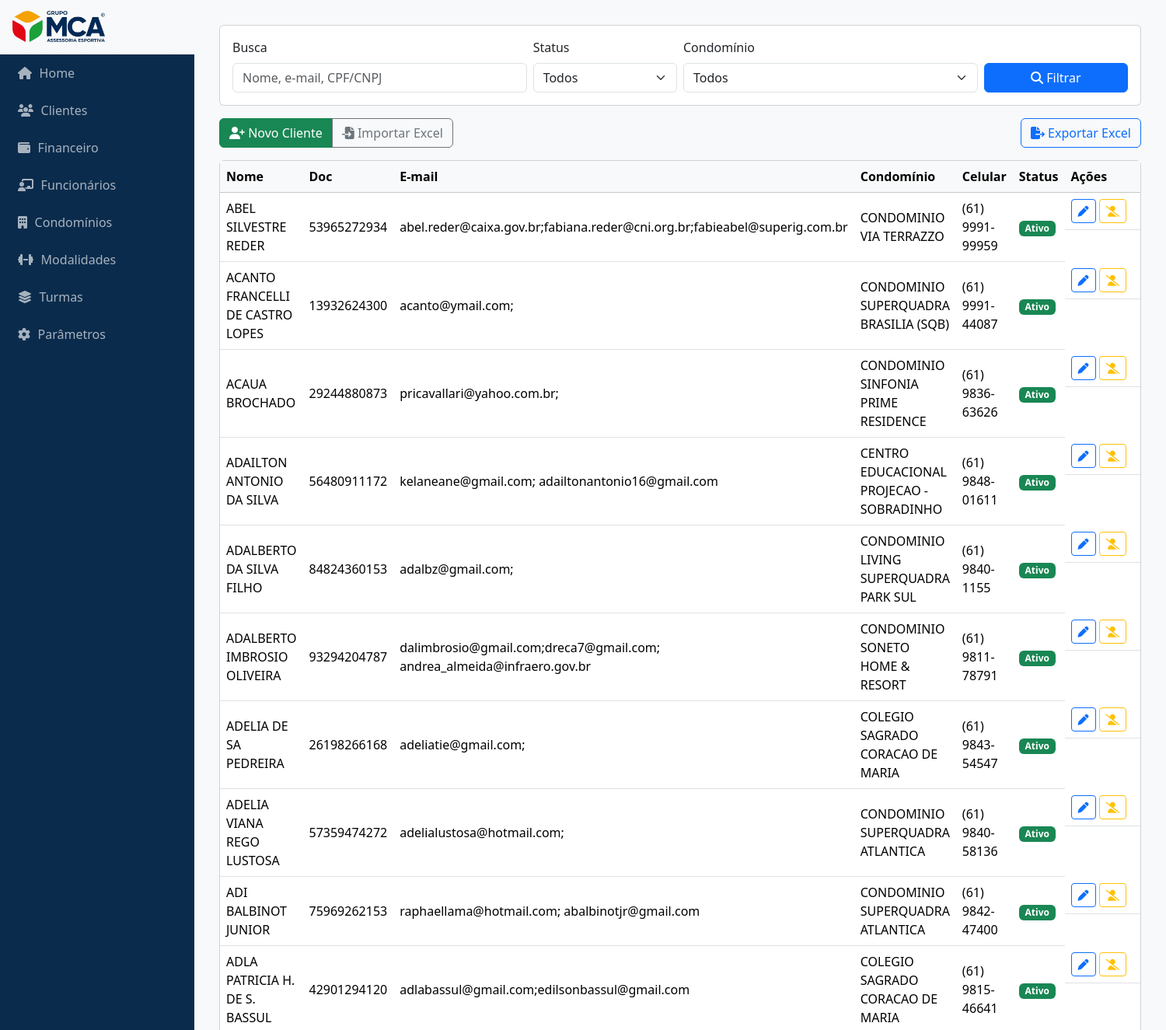
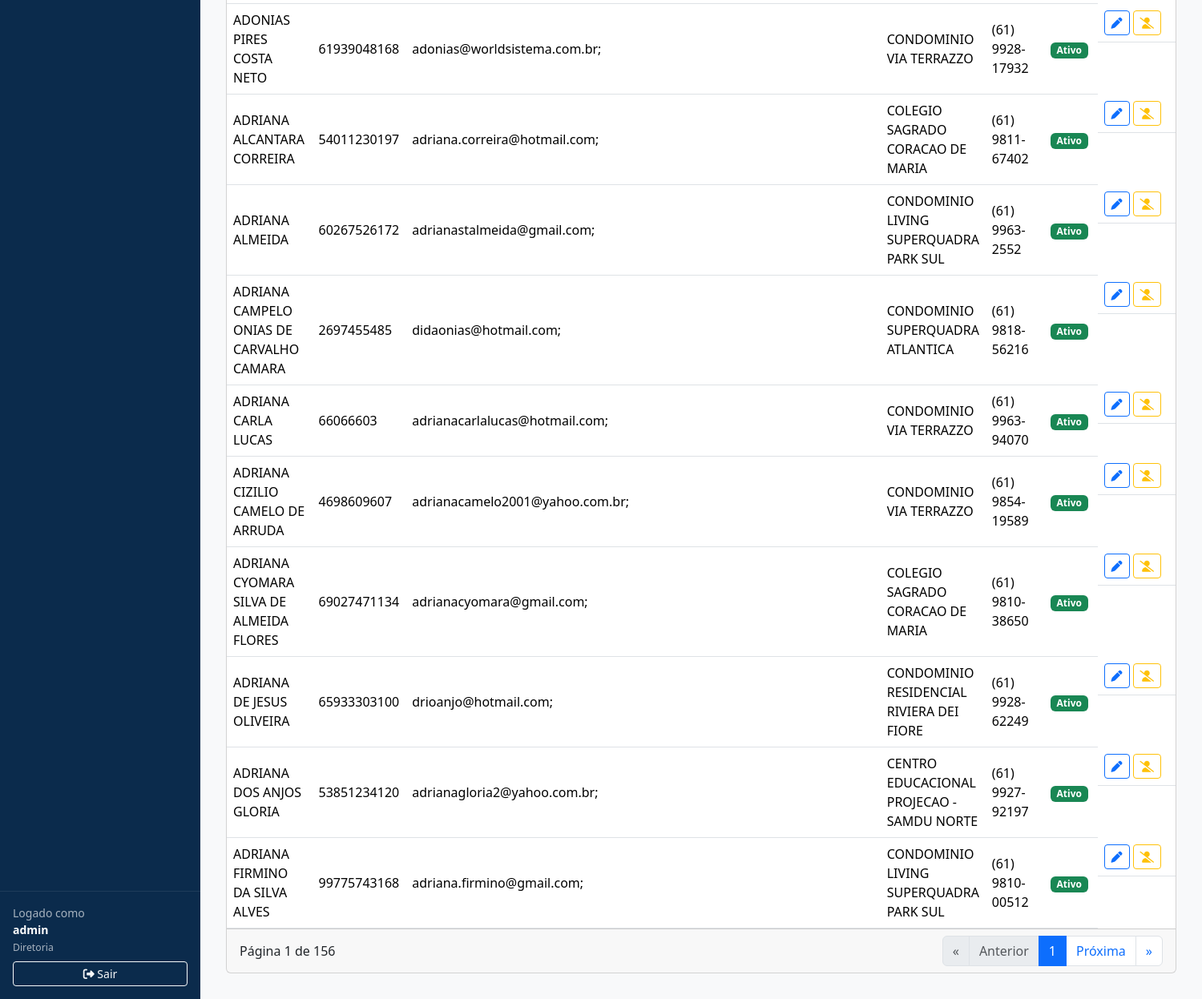
The app's page /clientes/ (signed in) with its own data (2 pictures, top to bottom).
### funcionarios/models.py (models this page shows, shortened)
class Funcionario(models.Model):
    user = models.OneToOneField(
        User, on_delete=models.CASCADE, related_name="funcionario",
        null=True, blank=True
    )
    cpf_cnpj = models.CharField("CPF/CNPJ", max_length=14, unique=True, validators=[DOC_VALIDATOR])
    nome = models.CharField("Nome", max_length=255)
    email = models.EmailField("E-mail", blank=True, validators=[EmailValidator()])
    telefone = models.CharField("Telefone", max_length=30, blank=True)
    rg = models.CharField("RG", max_length=20, blank=True)
    registro_cref = models.CharField("Registro CREF", max_length=30, blank=True)
    tam_uniforme = models.CharField("Tamanho do Uniforme", max_length=10, blank=True)
    data_nascimento = models.DateField("Data de Nascimento", null=True, blank=True)
    data_admissao = models.DateField("Data de Admissão", null=True, blank=True)
    class Cargo(models.TextChoices):
        ADMINISTRATIVO = "ADMIN", "Administrativo"
        FINANCEIRO = "FIN", "Financeiro"
        RH = "RH", "Recursos Humanos"
        PROFESSOR = "PROF", "Professor"    # ✅ alterado
        DIRETOR = "DIR", "Diretoria"
        OUTRO = "OUTRO", "Outro"
    cargo = models.CharField(
        "Cargo",
        max_length=20,
        choices=Cargo.choices,
        default=Cargo.OUTRO,
        db_index=True
    )
    class RegimeTrabalhista(models.TextChoices):
        CLT_HORISTA = "CLT_HORISTA", "CLT Horista"   # ✅ alterado
        CLT_NORMAL = "CLT_NORMAL", "CLT Normal"     # ✅ alterado
        ESTAGIARIO = "ESTAGIARIO", "Estagiário"
        PJ = "PJ", "Pessoa Jurídica"
        OUTRO = "OUTRO", "Outro"
    regime_trabalhista = models.CharField(
        "Regime Trabalhista",
        max_length=20,
        choices=RegimeTrabalhista.choices,
        default=RegimeTrabalhista.OUTRO,
        db_index=True,
    )
    ativo = models.BooleanField(default=True)
    created_at = models.DateTimeField("Criado em", auto_now_add=True)
    updated_at = models.DateTimeField("Atualizado em", auto_now=True)
    class Meta:
        ordering = ["nome", "id"]
        indexes = [
            models.Index(fields=["nome"]),
            models.Index(fields=["ativo"]),
            models.Index(fields=["cargo"]),
        ]
        verbose_name = "Funcionário"
        verbose_name_plural = "Funcionários"

### clientes/models.py (models this page shows, shortened)
class Cliente(models.Model):
    cpf_cnpj = models.CharField(max_length=18, unique=True)  # armazene formatado ou só dígitos; normalize nos services
    nome_razao = models.CharField(max_length=255)
    data_nascimento = models.DateField(null=True, blank=True)
    telefone_emergencial = models.CharField(max_length=20, blank=True)
    telefone_celular = models.CharField(max_length=20, blank=True)
    cep = models.CharField(max_length=10, blank=True)
    numero_id = models.CharField(max_length=20, blank=True)
    logradouro = models.CharField(max_length=255, blank=True)
    bairro = models.CharField(max_length=100, blank=True)
    complemento = models.CharField(max_length=100, blank=True,null=True)
    municipio = models.CharField(max_length=100, blank=True)
    estado = models.CharField(max_length=2, choices=UF_CHOICES, blank=True)
    email = models.EmailField(blank=True)
    ativo = models.BooleanField(default=True)
    created_at = models.DateTimeField(auto_now_add=True)
    updated_at = models.DateTimeField(auto_now=True)
    ativo = models.BooleanField(default=False)  # garantir default False no modelo
    aceite_token = models.CharField(max_length=64, null=True, blank=True, unique=True)
    aceite_expires_at = models.DateTimeField(null=True, blank=True)
    aceite_confirmado_em = models.DateTimeField(null=True, blank=True)
    condominio = models.ForeignKey('condominios.Condominio', on_delete=models.CASCADE, related_name='clientes', null=False,blank=False)
    class Meta:
        ordering = ["nome_razao", "id"]
        indexes = [
            models.Index(fields=["nome_razao"]),
            models.Index(fields=["cpf_cnpj"]),
            models.Index(fields=["email"]),
        ]

### condominios/models.py (models this page shows)
class Condominio(models.Model):
    cnpj = models.CharField("CNPJ", max_length=14, unique=True, validators=[CNPJ_VALIDATOR])
    nome = models.CharField("Nome Completo", max_length=255)
    email = models.EmailField("E-mail", blank=True, validators=[EmailValidator()])
    cep = models.CharField("CEP", max_length=9, blank=True)
    numero = models.CharField("Número", max_length=20, blank=True)
    logradouro = models.CharField("Logradouro", max_length=255, blank=True)
    bairro = models.CharField("Bairro", max_length=255, blank=True)
    complemento = models.CharField("Complemento", max_length=255, blank=True)
    municipio = models.CharField("Município", max_length=255, blank=True)
    estado = models.CharField("Estado (UF)", max_length=2, choices=UF_CHOICES, blank=True)
    ativo = models.BooleanField(default=True)
    created_at = models.DateTimeField("Criado em", auto_now_add=True)
    updated_at = models.DateTimeField("Atualizado em", auto_now=True)
    class Meta:
        ordering = ["nome"]
        indexes = [
            models.Index(fields=["municipio", "estado"]),
            models.Index(fields=["ativo"]),
        ]
        verbose_name = "Condomínio"
        verbose_name_plural = "Condomínios"
    def __str__(self):
        local = f"{self.municipio}/{self.estado}" if self.municipio or self.estado else "-"
        return f"{self.nome} ({local})"

### clientes/views.py (the view)
# urls.py: path("clientes/", views.list_clientes, name="list"),
@login_required
@user_passes_test(is_diretor,login_url="/turmas/")
def list_clientes(request: HttpRequest):
    f = ClienteFiltroForm(request.GET or None)
    cd = f.cleaned_data if f.is_valid() else {}
    qs = cs.buscar_clientes(
        q=cd.get("q", ""),
        ativos=(None if (cd.get("ativos") in (None, "")) else (cd.get("ativos") == "1")),
        condominio=cd.get("condominio")
    )
    page_str = request.GET.get("page", "1")
    try:
        page = max(1, int(page_str))
    except Exception:
        page = 1
    page_obj = cs.paginar(qs, page=page, per_page=20)
    qd = request.GET.copy(); qd.pop("page", None)
    base_qs = qd.urlencode()
    suffix = f"&{base_qs}" if base_qs else ""
    return render(request, "clientes/list.html", {
        "filtro_form": f,
        "page_obj": page_obj,
        "suffix": suffix,
        "base_qs": base_qs,
        "cliente_form": ClienteForm(),
        "uf_list": UF_LIST
    })

### templates/clientes/list.html (shortened to what this page needs)
{% extends "base.html" %}
{% block content %}
<form method="get" class="card card-body mb-3">
  <div class="row g-2 align-items-end">
    <div class="col-md-4">
      <label class="form-label">Busca</label>
      <input type="text" name="q" value="{{ filtro_form.data.q }}" class="form-control" placeholder="Nome, e-mail, CPF/CNPJ">
    </div>
    <div class="col-md-2">
      <label class="form-label">Status</label>
      <select name="ativos" class="form-select">
        <option value="" {% if not filtro_form.data.ativos %}selected{% endif %}>Todos</option>
      </select>
    </div>
    <div class="col-md-4">
      <label class="form-label">Condomínio</label>
      <select name="condominio" class="form-select">
        <option value="">Todos</option>
      </select>
    </div>
    <div class="col-md-2 d-grid">
      <button class="btn btn-primary"><i class="fa-solid fa-magnifying-glass"></i> Filtrar</button>
    </div>
  </div>
</form>
<div class="d-flex justify-content-between align-items-center mb-3">
  <div class="btn-group">
    <button class="btn btn-success" data-bs-toggle="modal" data-bs-target="#clienteModal" data-mode="create">
      <i class="fa-solid fa-user-plus"></i> Novo Cliente
    </button>
    <button class="btn btn-outline-secondary" data-bs-toggle="modal" data-bs-target="#importModal">
      <i class="fa-solid fa-file-import"></i> Importar Excel
    </button>
  </div>
  <a class="btn btn-outline-primary" href="{% url 'clientes:exportar' %}?{{ request.GET.urlencode }}">
    <i class="fa-solid fa-file-export"></i> Exportar Excel
  </a>
</div>
<div class="card">
  <div class="table-responsive">
    <table class="table table-hover align-middle mb-0">
      <thead class="table-light">
        <tr>
          <th>Nome</th>
          <th>Doc</th>
          <th>E-mail</th>
          <th>Condomínio</th>
          <th>Celular</th>
          <th>Status</th>
          <th style="width: 180px;">Ações</th>
        </tr>
      </thead>
      <tbody>
        {% for c in page_obj.object_list %}
        <tr>
          <td>{{ c.nome_razao }}</td>
          <td>{{ c.cpf_cnpj }}</td>
          <td>{{ c.email }}</td>
          <td>{{ c.condominio.nome }}</td>
          <td>{{ c.telefone_celular }}</td>
          <td>
            {% if c.ativo %}
              <span class="badge text-bg-success">Ativo</span>
            {% elif c.aceite_token %}
              <span class="badge text-bg-secondary">Aguardando</span>
            {% else %}
              <span class="badge text-bg-danger">Inativo</span>
            {% endif %}
          </td>
          <td class="d-flex gap-1">
            <button class="btn btn-sm btn-outline-primary"
                    data-bs-toggle="modal" data-bs-target="#clienteModal" data-mode="edit"
                    data-id="{{ c.id }}"
                    data-cpf_cnpj="{{ c.cpf_cnpj }}"
                    data-nome_razao="{{ c.nome_razao|escape }}"
                    data-data_nascimento="{{ c.data_nascimento|date:'Y-m-d' }}"
                    data-telefone_emergencial="{{ c.telefone_emergencial|escape }}"
                    data-telefone_celular="{{ c.telefone_celular|escape }}"
                    data-cep="{{ c.cep|escape }}"
                    data-numero_id="{{ c.numero_id|escape }}"
                    data-logradouro="{{ c.logradouro|escape }}"
                    data-bairro="{{ c.bairro|escape }}"
                    data-complemento="{{ c.complemento|escape }}"
                    data-municipio="{{ c.municipio|escape }}"
                    data-estado="{{ c.estado }}"
                    data-email="{{ c.email|escape }}"
                    data-condominio="{{ c.condominio_id }}"
                    data-ativo="{{ c.ativo|yesno:'1,0' }}">
              <i class="fa-solid fa-pen"></i>
            </button>
            {% if not c.aceite_token %}
              <form method="post" action="{% url 'clientes:ativar' c.id %}">
                <button class="btn btn-sm {% if c.ativo %}btn-outline-warning{% else %}btn-outline-success{% endif %}">
                  {% if c.ativo %}
                    <i class="fa-solid fa-user-slash"></i>
                  {% else %}
                    <i class="fa-solid fa-user-check"></i>
                  {% endif %}
                </button>
              </form>
            {% else %}
              <button class="btn btn-sm btn-outline-secondary" title="Aguardando confirmação" disabled>
                <i class="fa-regular fa-hourglass-half"></i>
              </button>
            {% endif %}
          </td>
        </tr>
        {% empty %}
        <tr><td colspan="7" class="text-center py-4">Nenhum cliente encontrado.</td></tr>
        {% endfor %}
      </tbody>
    </table>
  </div>
  <div class="card-footer d-flex justify-content-between align-items-center">
    <div>Página {{ page_obj.number }} de {{ page_obj.paginator.num_pages }}</div>
    <nav>
      <ul class="pagination mb-0">
        <li class="page-item {% if not page_obj.has_previous %}disabled{% endif %}">
          {% if page_obj.has_previous %}<a class="page-link" href="?page=1{{ suffix }}">&laquo;</a>{% else %}<span class="page-link">&laquo;</span>{% endif %}
        </li>
        <li class="page-item {% if not page_obj.has_previous %}disabled{% endif %}">
          {% if page_obj.has_previous %}<a class="page-link" href="?page={{ page_obj.previous_page_number }}{{ suffix }}">Anterior</a>{% else %}<span class="page-link">Anterior</span>{% endif %}
        </li>
        <li class="page-item active"><span class="page-link">{{ page_obj.number }}</span></li>
        <li class="page-item {% if not page_obj.has_next %}disabled{% endif %}">
          {% if page_obj.has_next %}<a class="page-link" href="?page={{ page_obj.next_page_number }}{{ suffix }}">Próxima</a>{% else %}<span class="page-link">Próxima</span>{% endif %}
        </li>
        <li class="page-item {% if not page_obj.has_next %}disabled{% endif %}">
          {% if page_obj.has_next %}<a class="page-link" href="?page={{ page_obj.paginator.num_pages }}{{ suffix }}">&raquo;</a>{% else %}<span class="page-link">&raquo;</span>{% endif %}
        </li>
      </ul>
    </nav>
  </div>
</div>
{% endblock %}

### templates/base.html (shortened to what this page needs)
{% load static %}
<!DOCTYPE html>
<html lang="pt-br">
<head>
  <link rel="stylesheet" href="https://cdn.jsdelivr.net/npm/bootstrap@5.3.3/dist/css/bootstrap.min.css">
  <link rel="stylesheet" href="https://cdnjs.cloudflare.com/ajax/libs/font-awesome/6.5.0/css/all.min.css">
</head>
<body>
  <aside class="sidebar">
    <a href="{% url 'home' %}" class="brand logoplace">
      <img src="{% static 'img/logo.png' %}" alt="Logo" class="logo" onerror="this.style.display='none';">
    </a>
    {% if request.user.is_authenticated %}
      {% with funcionario=request.user.funcionario %}
        {% if funcionario.cargo == "ADMIN" or funcionario.cargo == "DIR" %}
          <a href="{% url 'home' %}" class="navlink"><i class="fa-solid fa-house"></i> Home</a>
          <a href="{% url 'clientes:list' %}" class="navlink"><i class="fa-solid fa-users"></i> Clientes</a>
          <a href="{% url 'financeiro:list' %}" class="navlink"><i class="fa-solid fa-wallet"></i> Financeiro</a>
          <a href="{% url 'funcionarios:list' %}" class="navlink"><i class="fa-solid fa-chalkboard-user"></i> Funcionários</a>
          <a href="{% url 'condominios:list' %}" class="navlink"><i class="fa-solid fa-building"></i> Condomínios</a>
          <a href="{% url 'modalidades:list' %}" class="navlink"><i class="fa-solid fa-dumbbell"></i> Modalidades</a>
          <a href="{% url 'turmas:list' %}" class="navlink"><i class="fa-solid fa-layer-group"></i> Turmas</a>
          <a href="{% url 'parametros:listar_contratos' %}" class="navlink"><i class="fa-solid fa-cog"></i> Parâmetros</a>
        {% elif funcionario.cargo == "PROF" %}
          <a href="{% url 'turmas:list' %}" class="navlink"><i class="fa-solid fa-layer-group"></i> Minhas Turmas</a>
        {% elif funcionario.cargo == "FIN" %}
          <a href="{% url 'home' %}" class="navlink"><i class="fa-solid fa-house"></i> Home</a>
          <a href="{% url 'financeiro:list' %}" class="navlink"><i class="fa-solid fa-wallet"></i> Financeiro</a>
        {% elif funcionario.cargo == "RH" %}
          <a href="{% url 'home' %}" class="navlink"><i class="fa-solid fa-house"></i> Home</a>
          <a href="{% url 'funcionarios:list' %}" class="navlink"><i class="fa-solid fa-chalkboard-user"></i> Funcionários</a>
        {% else %}
          <a href="{% url 'home' %}" class="navlink"><i class="fa-solid fa-house"></i> Home</a>
        {% endif %}
      {% endwith %}
    {% endif %}
    {% if request.user.is_authenticated %}
    <div class="authbox">
      <div class="small mb-2">
        Logado como<br>
        <strong style="color:#fff">{{ request.user.get_full_name|default:request.user.username }}</strong><br>
        <small>{{ request.user.funcionario.get_cargo_display }}</small>
      </div>
      <form method="post" action="{% url 'logout' %}">
        <button class="btn btn-sm btn-outline-light w-100">
          <i class="fa-solid fa-right-from-bracket"></i> Sair
        </button>
      </form>
    </div>
    {% endif %}
  </aside>
  <main class="content">
    {% block content %}{% endblock %}
  </main>
</body>
</html>

### records on screen
Cliente: nome_razao "ABEL SILVESTRE REDER", cpf_cnpj "53965272934", email "abel.reder@caixa.gov.br;fabiana.reder@cni.org.br;fabieabel@superig.com.br", condominio.nome "CONDOMINIO VIA TERRAZZO", telefone_celular "(61) 9991-99959", ativo "Ativo"
Cliente: nome_razao "ACANTO FRANCELLI DE CASTRO LOPES", cpf_cnpj "13932624300", email "acanto@ymail.com;", condominio.nome "CONDOMINIO SUPERQUADRA BRASILIA (SQB)", telefone_celular "(61) 9991-44087", ativo "Ativo"
Cliente: nome_razao "ACAUA BROCHADO", cpf_cnpj "29244880873", email "pricavallari@yahoo.com.br;", condominio.nome "CONDOMINIO SINFONIA PRIME RESIDENCE", telefone_celular "(61) 9836-63626", ativo "Ativo"
Cliente: nome_razao "ADAILTON ANTONIO DA SILVA", cpf_cnpj "56480911172", email "kelaneane@gmail.com; adailtonantonio16@gmail.com", condominio.nome "CENTRO EDUCACIONAL PROJECAO - SOBRADINHO", telefone_celular "(61) 9848-01611", ativo "Ativo"
Cliente: nome_razao "ADALBERTO DA SILVA FILHO", cpf_cnpj "84824360153", email "adalbz@gmail.com;", condominio.nome "CONDOMINIO LIVING SUPERQUADRA PARK SUL", telefone_celular "(61) 9840-1155", ativo "Ativo"
Cliente: nome_razao "ADALBERTO IMBROSIO OLIVEIRA", cpf_cnpj "93294204787", email "dalimbrosio@gmail.com;dreca7@gmail.com; andrea_almeida@infraero.gov.br", condominio.nome "CONDOMINIO SONETO HOME & RESORT", telefone_celular "(61) 9811-78791", ativo "Ativo"
Cliente: nome_razao "ADELIA DE SA PEDREIRA", cpf_cnpj "26198266168", email "adeliatie@gmail.com;", condominio.nome "COLEGIO SAGRADO CORACAO DE MARIA", telefone_celular "(61) 9843-54547", ativo "Ativo"
Cliente: nome_razao "ADELIA VIANA REGO LUSTOSA", cpf_cnpj "57359474272", email "adelialustosa@hotmail.com;", condominio.nome "CONDOMINIO SUPERQUADRA ATLANTICA", telefone_celular "(61) 9840-58136", ativo "Ativo"
Cliente: nome_razao "ADI BALBINOT JUNIOR", cpf_cnpj "75969262153", email "raphaellama@hotmail.com; abalbinotjr@gmail.com", condominio.nome "CONDOMINIO SUPERQUADRA ATLANTICA", telefone_celular "(61) 9842-47400", ativo "Ativo"
Cliente: nome_razao "ADLA PATRICIA H. DE S. BASSUL", cpf_cnpj "42901294120", email "adlabassul@gmail.com;edilsonbassul@gmail.com", condominio.nome "COLEGIO SAGRADO CORACAO DE MARIA", telefone_celular "(61) 9815-46641", ativo "Ativo"
Cliente: nome_razao "ADONIAS PIRES COSTA NETO", cpf_cnpj "61939048168", email "adonias@worldsistema.com.br;", condominio.nome "CONDOMINIO VIA TERRAZZO", telefone_celular "(61) 9928-17932", ativo "Ativo"
Cliente: nome_razao "ADRIANA ALCANTARA CORREIRA", cpf_cnpj "54011230197", email "adriana.correira@hotmail.com;", condominio.nome "COLEGIO SAGRADO CORACAO DE MARIA", telefone_celular "(61) 9811-67402", ativo "Ativo"
Cliente: nome_razao "ADRIANA ALMEIDA", cpf_cnpj "60267526172", email "adrianastalmeida@gmail.com;", condominio.nome "CONDOMINIO LIVING SUPERQUADRA PARK SUL", telefone_celular "(61) 9963-2552", ativo "Ativo"
Cliente: nome_razao "ADRIANA CAMPELO ONIAS DE CARVALHO CAMARA", cpf_cnpj "2697455485", email "didaonias@hotmail.com;", condominio.nome "CONDOMINIO SUPERQUADRA ATLANTICA", telefone_celular "(61) 9818-56216", ativo "Ativo"
Cliente: nome_razao "ADRIANA CARLA LUCAS", cpf_cnpj "66066603", email "adrianacarlalucas@hotmail.com;", condominio.nome "CONDOMINIO VIA TERRAZZO", telefone_celular "(61) 9963-94070", ativo "Ativo"
Cliente: nome_razao "ADRIANA CIZILIO CAMELO DE ARRUDA", cpf_cnpj "4698609607", email "adrianacamelo2001@yahoo.com.br;", condominio.nome "CONDOMINIO VIA TERRAZZO", telefone_celular "(61) 9854-19589", ativo "Ativo"
Cliente: nome_razao "ADRIANA CYOMARA SILVA DE ALMEIDA FLORES", cpf_cnpj "69027471134", email "adrianacyomara@gmail.com;", condominio.nome "COLEGIO SAGRADO CORACAO DE MARIA", telefone_celular "(61) 9810-38650", ativo "Ativo"
Cliente: nome_razao "ADRIANA DE JESUS OLIVEIRA", cpf_cnpj "65933303100", email "drioanjo@hotmail.com;", condominio.nome "CONDOMINIO RESIDENCIAL RIVIERA DEI FIORE", telefone_celular "(61) 9928-62249", ativo "Ativo"
Cliente: nome_razao "ADRIANA DOS ANJOS GLORIA", cpf_cnpj "53851234120", email "adrianagloria2@yahoo.com.br;", condominio.nome "CENTRO EDUCACIONAL PROJECAO - SAMDU NORTE", telefone_celular "(61) 9927-92197", ativo "Ativo"
Cliente: nome_razao "ADRIANA FIRMINO DA SILVA ALVES", cpf_cnpj "99775743168", email "adriana.firmino@gmail.com;", condominio.nome "CONDOMINIO LIVING SUPERQUADRA PARK SUL", telefone_celular "(61) 9810-00512", ativo "Ativo"

### other values on screen
{{ request.user.get_full_name|default:request.user.username }} "admin"
{{ request.user.funcionario.get_cargo_display }} "Diretoria"
{{ page_obj.number }} "1"
{{ page_obj.paginator.num_pages }} "156"
